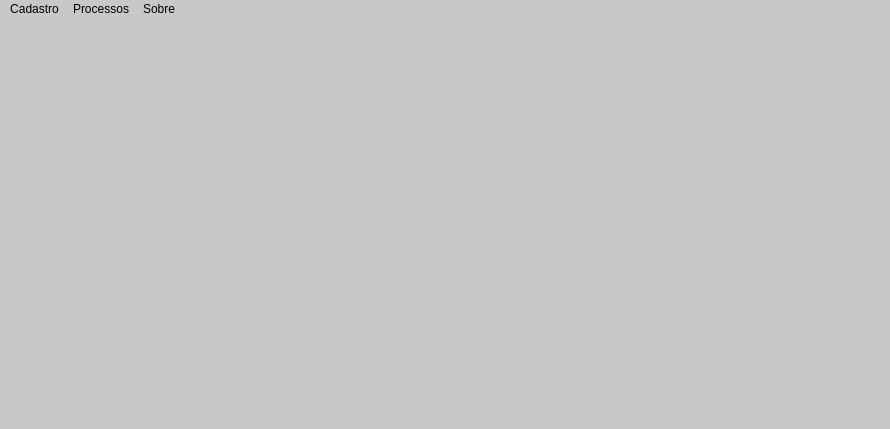
<?xml version="1.0" encoding="UTF-8"?>
<ui version="4.0">
 <class>MainWindow</class>
 <widget class="QMainWindow" name="MainWindow">
  <property name="geometry">
   <rect>
    <x>0</x>
    <y>0</y>
    <width>890</width>
    <height>429</height>
   </rect>
  </property>
  <property name="windowTitle">
   <string>MainWindow</string>
  </property>
  <property name="styleSheet">
   <string notr="true">;
background-color: rgb(200, 200, 200);</string>
  </property>
  <widget class="QWidget" name="centralwidget">
   <layout class="QHBoxLayout" name="horizontalLayout_8">
    <item>
     <layout class="QHBoxLayout" name="horizontalLayout">
      <item>
       <widget class="QStackedWidget" name="stackedWidget">
        <property name="currentIndex">
         <number>0</number>
        </property>
        <widget class="QWidget" name="home">
         <layout class="QHBoxLayout" name="horizontalLayout_4">
          <item alignment="Qt::AlignHCenter">
           <widget class="QLabel" name="label">
            <property name="text">
             <string>&lt;html&gt;&lt;head/&gt;&lt;body&gt;&lt;p&gt;&lt;img src=&quot;:/img/img/logo_zxsoft.png&quot;/&gt;&lt;/p&gt;&lt;/body&gt;&lt;/html&gt;</string>
            </property>
           </widget>
          </item>
         </layout>
        </widget>
        <widget class="QWidget" name="cadastro">
         <layout class="QVBoxLayout" name="verticalLayout">
          <item>
           <widget class="QFrame" name="frame">
            <property name="frameShape">
             <enum>QFrame::StyledPanel</enum>
            </property>
            <property name="frameShadow">
             <enum>QFrame::Raised</enum>
            </property>
            <layout class="QGridLayout" name="gridLayout">
             <item row="2" column="0">
              <widget class="QLineEdit" name="line_cpf">
               <property name="styleSheet">
                <string notr="true">background-color: rgb(255, 255, 255);</string>
               </property>
               <property name="placeholderText">
                <string>CPF</string>
               </property>
              </widget>
             </item>
             <item row="0" column="0" colspan="4">
              <widget class="QLabel" name="label_2">
               <property name="text">
                <string>&lt;html&gt;&lt;head/&gt;&lt;body&gt;&lt;p align=&quot;center&quot;&gt;&lt;span style=&quot; font-size:16pt; font-weight:700;&quot;&gt;Cadastro&lt;/span&gt;&lt;/p&gt;&lt;/body&gt;&lt;/html&gt;</string>
               </property>
              </widget>
             </item>
             <item row="5" column="2">
              <widget class="QLineEdit" name="line_admissao">
               <property name="styleSheet">
                <string notr="true">background-color: rgb(255, 255, 255);</string>
               </property>
               <property name="alignment">
                <set>Qt::AlignLeading|Qt::AlignLeft|Qt::AlignVCenter</set>
               </property>
               <property name="placeholderText">
                <string>Data ADM</string>
               </property>
              </widget>
             </item>
             <item row="4" column="0" colspan="3">
              <widget class="QLineEdit" name="line_endereco">
               <property name="styleSheet">
                <string notr="true">background-color: rgb(255, 255, 255);</string>
               </property>
               <property name="placeholderText">
                <string>Endereço</string>
               </property>
              </widget>
             </item>
             <item row="5" column="3">
              <widget class="QLineEdit" name="line_salario">
               <property name="styleSheet">
                <string notr="true">background-color: rgb(255, 255, 255);</string>
               </property>
               <property name="placeholderText">
                <string>Salário</string>
               </property>
              </widget>
             </item>
             <item row="2" column="2" colspan="2">
              <widget class="QLineEdit" name="line_nome">
               <property name="styleSheet">
                <string notr="true">background-color: rgb(255, 255, 255);</string>
               </property>
               <property name="placeholderText">
                <string>Nome</string>
               </property>
              </widget>
             </item>
             <item row="5" column="0" colspan="2">
              <widget class="QLineEdit" name="line_cargo">
               <property name="styleSheet">
                <string notr="true">background-color: rgb(255, 255, 255);</string>
               </property>
               <property name="placeholderText">
                <string>Cargo</string>
               </property>
              </widget>
             </item>
             <item row="4" column="3">
              <widget class="QLineEdit" name="line_telefone">
               <property name="styleSheet">
                <string notr="true">background-color: rgb(255, 255, 255);</string>
               </property>
               <property name="placeholderText">
                <string>(DDD) Telefone</string>
               </property>
              </widget>
             </item>
            </layout>
            <zorder>line_nome</zorder>
            <zorder>line_cpf</zorder>
            <zorder>label_2</zorder>
            <zorder>line_admissao</zorder>
            <zorder>line_endereco</zorder>
            <zorder>line_salario</zorder>
            <zorder>line_cargo</zorder>
            <zorder>line_telefone</zorder>
           </widget>
          </item>
          <item alignment="Qt::AlignHCenter">
           <widget class="QPushButton" name="btn_salvar">
            <property name="text">
             <string>Salvar</string>
            </property>
            <property name="iconSize">
             <size>
              <width>20</width>
              <height>20</height>
             </size>
            </property>
           </widget>
          </item>
         </layout>
        </widget>
        <widget class="QWidget" name="listagem">
         <layout class="QVBoxLayout" name="verticalLayout_3">
          <item>
           <spacer name="verticalSpacer_2">
            <property name="orientation">
             <enum>Qt::Vertical</enum>
            </property>
            <property name="sizeHint" stdset="0">
             <size>
              <width>20</width>
              <height>40</height>
             </size>
            </property>
           </spacer>
          </item>
          <item>
           <widget class="QLabel" name="label_3">
            <property name="text">
             <string>&lt;html&gt;&lt;head/&gt;&lt;body&gt;&lt;p align=&quot;center&quot;&gt;&lt;span style=&quot; font-size:16pt; font-weight:700;&quot;&gt;Funcionários&lt;/span&gt;&lt;/p&gt;&lt;/body&gt;&lt;/html&gt;</string>
            </property>
           </widget>
          </item>
          <item>
           <spacer name="verticalSpacer_3">
            <property name="orientation">
             <enum>Qt::Vertical</enum>
            </property>
            <property name="sizeHint" stdset="0">
             <size>
              <width>20</width>
              <height>40</height>
             </size>
            </property>
           </spacer>
          </item>
          <item>
           <layout class="QHBoxLayout" name="horizontalLayout_5">
            <item>
             <widget class="QTableWidget" name="table_listagem">
              <property name="styleSheet">
               <string notr="true">background-color: rgb(255, 255, 255);</string>
              </property>
              <column>
               <property name="text">
                <string>CPF</string>
               </property>
              </column>
              <column>
               <property name="text">
                <string>Nome</string>
               </property>
              </column>
              <column>
               <property name="text">
                <string>Endereço</string>
               </property>
              </column>
              <column>
               <property name="text">
                <string>Telefone</string>
               </property>
              </column>
              <column>
               <property name="text">
                <string>Cargo</string>
               </property>
              </column>
              <column>
               <property name="text">
                <string>Data de Adm</string>
               </property>
              </column>
              <column>
               <property name="text">
                <string>Salário</string>
               </property>
              </column>
             </widget>
            </item>
            <item>
             <widget class="QFrame" name="frame_2">
              <property name="frameShape">
               <enum>QFrame::StyledPanel</enum>
              </property>
              <property name="frameShadow">
               <enum>QFrame::Raised</enum>
              </property>
              <layout class="QVBoxLayout" name="verticalLayout_2">
               <item>
                <widget class="QPushButton" name="btn_listar">
                 <property name="text">
                  <string>Listar</string>
                 </property>
                </widget>
               </item>
               <item>
                <widget class="QPushButton" name="btn_alterar">
                 <property name="text">
                  <string>Alterar</string>
                 </property>
                </widget>
               </item>
               <item>
                <widget class="QPushButton" name="btn_excel">
                 <property name="text">
                  <string>Gerar Excel</string>
                 </property>
                </widget>
               </item>
               <item>
                <widget class="QPushButton" name="btn_delete">
                 <property name="text">
                  <string>Excluir</string>
                 </property>
                </widget>
               </item>
               <item>
                <spacer name="verticalSpacer">
                 <property name="orientation">
                  <enum>Qt::Vertical</enum>
                 </property>
                 <property name="sizeHint" stdset="0">
                  <size>
                   <width>20</width>
                   <height>40</height>
                  </size>
                 </property>
                </spacer>
               </item>
              </layout>
             </widget>
            </item>
           </layout>
          </item>
         </layout>
        </widget>
        <widget class="QWidget" name="resultado_pgto">
         <layout class="QVBoxLayout" name="verticalLayout_6">
          <item>
           <widget class="QFrame" name="frame_3">
            <property name="frameShape">
             <enum>QFrame::StyledPanel</enum>
            </property>
            <property name="frameShadow">
             <enum>QFrame::Raised</enum>
            </property>
            <layout class="QGridLayout" name="gridLayout_2">
             <item row="2" column="1">
              <widget class="QLabel" name="inss_label">
               <property name="text">
                <string>&lt;html&gt;&lt;head/&gt;&lt;body&gt;&lt;p&gt;&lt;span style=&quot; font-size:12pt; font-weight:700;&quot;&gt;R$&lt;/span&gt;&lt;/p&gt;&lt;/body&gt;&lt;/html&gt;</string>
               </property>
              </widget>
             </item>
             <item row="5" column="1">
              <widget class="QLabel" name="sal_liq_label">
               <property name="text">
                <string>&lt;html&gt;&lt;head/&gt;&lt;body&gt;&lt;p&gt;&lt;span style=&quot; font-size:12pt; font-weight:700;&quot;&gt;R$&lt;/span&gt;&lt;/p&gt;&lt;/body&gt;&lt;/html&gt;</string>
               </property>
              </widget>
             </item>
             <item row="1" column="1">
              <widget class="QLabel" name="salario_label">
               <property name="text">
                <string>&lt;html&gt;&lt;head/&gt;&lt;body&gt;&lt;p&gt;&lt;span style=&quot; font-size:12pt; font-weight:700;&quot;&gt;R$&lt;/span&gt;&lt;/p&gt;&lt;/body&gt;&lt;/html&gt;</string>
               </property>
              </widget>
             </item>
             <item row="0" column="1">
              <widget class="QLabel" name="func_name_label">
               <property name="text">
                <string>&lt;html&gt;&lt;head/&gt;&lt;body&gt;&lt;p&gt;&lt;span style=&quot; font-size:12pt; font-weight:700;&quot;&gt;R$&lt;/span&gt;&lt;/p&gt;&lt;/body&gt;&lt;/html&gt;</string>
               </property>
              </widget>
             </item>
             <item row="5" column="0">
              <widget class="QLabel" name="label_16">
               <property name="text">
                <string>&lt;html&gt;&lt;head/&gt;&lt;body&gt;&lt;p&gt;&lt;span style=&quot; font-size:12pt;&quot;&gt;Salário Líquido:&lt;/span&gt;&lt;/p&gt;&lt;/body&gt;&lt;/html&gt;</string>
               </property>
              </widget>
             </item>
             <item row="0" column="0">
              <widget class="QLabel" name="label_6">
               <property name="text">
                <string>&lt;html&gt;&lt;head/&gt;&lt;body&gt;&lt;p&gt;&lt;span style=&quot; font-size:11pt;&quot;&gt;Funcionário:&lt;/span&gt;&lt;/p&gt;&lt;/body&gt;&lt;/html&gt;</string>
               </property>
              </widget>
             </item>
             <item row="3" column="1">
              <widget class="QLabel" name="fgts_label">
               <property name="text">
                <string>&lt;html&gt;&lt;head/&gt;&lt;body&gt;&lt;p&gt;&lt;span style=&quot; font-size:12pt; font-weight:700;&quot;&gt;R$&lt;/span&gt;&lt;/p&gt;&lt;/body&gt;&lt;/html&gt;</string>
               </property>
              </widget>
             </item>
             <item row="1" column="0">
              <widget class="QLabel" name="label_8">
               <property name="text">
                <string>&lt;html&gt;&lt;head/&gt;&lt;body&gt;&lt;p&gt;&lt;span style=&quot; font-size:12pt;&quot;&gt;Salário:&lt;/span&gt;&lt;/p&gt;&lt;/body&gt;&lt;/html&gt;</string>
               </property>
              </widget>
             </item>
             <item row="4" column="0">
              <widget class="QLabel" name="label_14">
               <property name="text">
                <string>&lt;html&gt;&lt;head/&gt;&lt;body&gt;&lt;p&gt;&lt;span style=&quot; font-size:12pt;&quot;&gt;IRRF:&lt;/span&gt;&lt;/p&gt;&lt;/body&gt;&lt;/html&gt;</string>
               </property>
              </widget>
             </item>
             <item row="4" column="1">
              <widget class="QLabel" name="irrf_label">
               <property name="text">
                <string>&lt;html&gt;&lt;head/&gt;&lt;body&gt;&lt;p&gt;&lt;span style=&quot; font-size:12pt; font-weight:700;&quot;&gt;R$&lt;/span&gt;&lt;/p&gt;&lt;/body&gt;&lt;/html&gt;</string>
               </property>
              </widget>
             </item>
             <item row="2" column="0">
              <widget class="QLabel" name="label_10">
               <property name="text">
                <string>&lt;html&gt;&lt;head/&gt;&lt;body&gt;&lt;p&gt;&lt;span style=&quot; font-size:12pt;&quot;&gt;INSS:&lt;/span&gt;&lt;/p&gt;&lt;/body&gt;&lt;/html&gt;</string>
               </property>
              </widget>
             </item>
             <item row="3" column="0">
              <widget class="QLabel" name="label_12">
               <property name="text">
                <string>&lt;html&gt;&lt;head/&gt;&lt;body&gt;&lt;p&gt;&lt;span style=&quot; font-size:12pt;&quot;&gt;FGTS:&lt;/span&gt;&lt;/p&gt;&lt;/body&gt;&lt;/html&gt;</string>
               </property>
              </widget>
             </item>
            </layout>
           </widget>
          </item>
          <item alignment="Qt::AlignHCenter">
           <widget class="QPushButton" name="btn_voltar">
            <property name="text">
             <string>Voltar</string>
            </property>
           </widget>
          </item>
         </layout>
        </widget>
        <widget class="QWidget" name="processo">
         <layout class="QVBoxLayout" name="verticalLayout_5">
          <item>
           <widget class="QLabel" name="label_4">
            <property name="text">
             <string>&lt;html&gt;&lt;head/&gt;&lt;body&gt;&lt;p align=&quot;center&quot;&gt;&lt;span style=&quot; font-size:16pt; font-weight:700;&quot;&gt;Demonstrativo de Pagamento&lt;/span&gt;&lt;/p&gt;&lt;/body&gt;&lt;/html&gt;</string>
            </property>
           </widget>
          </item>
          <item>
           <layout class="QHBoxLayout" name="horizontalLayout_2">
            <item>
             <spacer name="horizontalSpacer">
              <property name="orientation">
               <enum>Qt::Horizontal</enum>
              </property>
              <property name="sizeHint" stdset="0">
               <size>
                <width>40</width>
                <height>20</height>
               </size>
              </property>
             </spacer>
            </item>
            <item>
             <widget class="QLabel" name="label_5">
              <property name="text">
               <string>CPF</string>
              </property>
             </widget>
            </item>
            <item>
             <widget class="QLineEdit" name="line_cpf_pagamento">
              <property name="styleSheet">
               <string notr="true">background-color: rgb(255, 255, 255);</string>
              </property>
              <property name="placeholderText">
               <string>Digite o CPF</string>
              </property>
             </widget>
            </item>
            <item>
             <spacer name="horizontalSpacer_2">
              <property name="orientation">
               <enum>Qt::Horizontal</enum>
              </property>
              <property name="sizeHint" stdset="0">
               <size>
                <width>40</width>
                <height>20</height>
               </size>
              </property>
             </spacer>
            </item>
           </layout>
          </item>
          <item alignment="Qt::AlignHCenter">
           <widget class="QPushButton" name="btn_gerar_pagamento">
            <property name="text">
             <string>Gerar</string>
            </property>
           </widget>
          </item>
         </layout>
        </widget>
        <widget class="QWidget" name="sobre">
         <layout class="QHBoxLayout" name="horizontalLayout_6">
          <item>
           <layout class="QHBoxLayout" name="horizontalLayout_3">
            <item>
             <widget class="QFrame" name="frame_4">
              <property name="frameShape">
               <enum>QFrame::StyledPanel</enum>
              </property>
              <property name="frameShadow">
               <enum>QFrame::Raised</enum>
              </property>
              <layout class="QVBoxLayout" name="verticalLayout_8">
               <item>
                <widget class="QFrame" name="frame_5">
                 <property name="frameShape">
                  <enum>QFrame::StyledPanel</enum>
                 </property>
                 <property name="frameShadow">
                  <enum>QFrame::Raised</enum>
                 </property>
                 <layout class="QVBoxLayout" name="verticalLayout_7">
                  <item>
                   <widget class="QLabel" name="label_7">
                    <property name="text">
                     <string>&lt;html&gt;&lt;head/&gt;&lt;body&gt;&lt;p align=&quot;center&quot;&gt;&lt;span style=&quot; font-size:16pt; font-weight:700;&quot;&gt;Versão: 1.0&lt;/span&gt;&lt;/p&gt;&lt;/body&gt;&lt;/html&gt;</string>
                    </property>
                   </widget>
                  </item>
                  <item>
                   <widget class="QLabel" name="label_9">
                    <property name="text">
                     <string>&lt;html&gt;&lt;head/&gt;&lt;body&gt;&lt;p align=&quot;center&quot;&gt;&lt;span style=&quot; font-size:16pt; font-weight:700;&quot;&gt;Autor: ZX Softwares Soluções LTDA&lt;/span&gt;&lt;/p&gt;&lt;/body&gt;&lt;/html&gt;</string>
                    </property>
                   </widget>
                  </item>
                 </layout>
                </widget>
               </item>
               <item>
                <widget class="QFrame" name="frame_6">
                 <property name="frameShape">
                  <enum>QFrame::StyledPanel</enum>
                 </property>
                 <property name="frameShadow">
                  <enum>QFrame::Raised</enum>
                 </property>
                 <layout class="QHBoxLayout" name="horizontalLayout_7">
                  <item alignment="Qt::AlignHCenter">
                   <widget class="QLabel" name="label_11">
                    <property name="text">
                     <string>&lt;html&gt;&lt;head/&gt;&lt;body&gt;&lt;p&gt;&lt;img src=&quot;:/img/img/logo_zxsoft_reduced.png&quot;/&gt;&lt;/p&gt;&lt;/body&gt;&lt;/html&gt;</string>
                    </property>
                   </widget>
                  </item>
                 </layout>
                </widget>
               </item>
              </layout>
             </widget>
            </item>
           </layout>
          </item>
         </layout>
        </widget>
       </widget>
      </item>
     </layout>
    </item>
   </layout>
  </widget>
  <widget class="QMenuBar" name="menubar">
   <property name="geometry">
    <rect>
     <x>0</x>
     <y>0</y>
     <width>890</width>
     <height>22</height>
    </rect>
   </property>
   <widget class="QMenu" name="menuCadastro">
    <property name="title">
     <string>Cadastro</string>
    </property>
    <addaction name="actionFuncion_rio"/>
    <addaction name="actionListagem_de_Func"/>
   </widget>
   <widget class="QMenu" name="menuProcessos">
    <property name="title">
     <string>Processos</string>
    </property>
    <addaction name="actionRelat_rio_de_pgto"/>
   </widget>
   <widget class="QMenu" name="menuSobre">
    <property name="title">
     <string>Sobre</string>
    </property>
    <addaction name="actionVers_o"/>
    <addaction name="separator"/>
    <addaction name="actionHome"/>
   </widget>
   <addaction name="menuCadastro"/>
   <addaction name="menuProcessos"/>
   <addaction name="menuSobre"/>
  </widget>
  <action name="actionFuncion_rio">
   <property name="enabled">
    <bool>true</bool>
   </property>
   <property name="text">
    <string>Funcionário</string>
   </property>
  </action>
  <action name="actionListagem_de_Func">
   <property name="text">
    <string>Listagem de Func.</string>
   </property>
  </action>
  <action name="actionRelat_rio_de_pgto">
   <property name="text">
    <string>Relatório de pgto.</string>
   </property>
  </action>
  <action name="actionVers_o">
   <property name="text">
    <string>Versão</string>
   </property>
  </action>
  <action name="actionHome">
   <property name="text">
    <string>Home</string>
   </property>
  </action>
 </widget>
 <resources>
  <include location="../img_.qrc"/>
 </resources>
 <connections/>
</ui>
